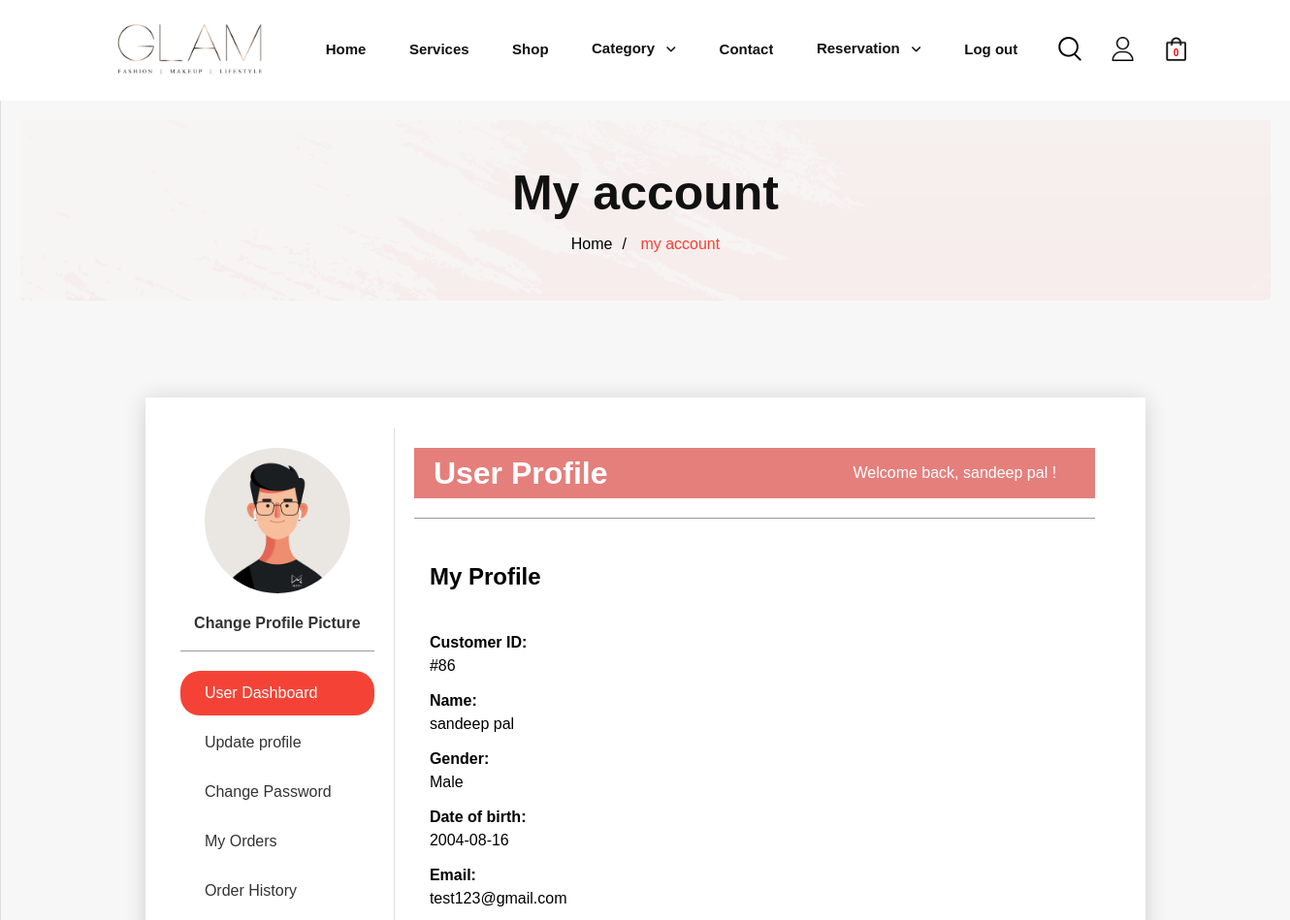
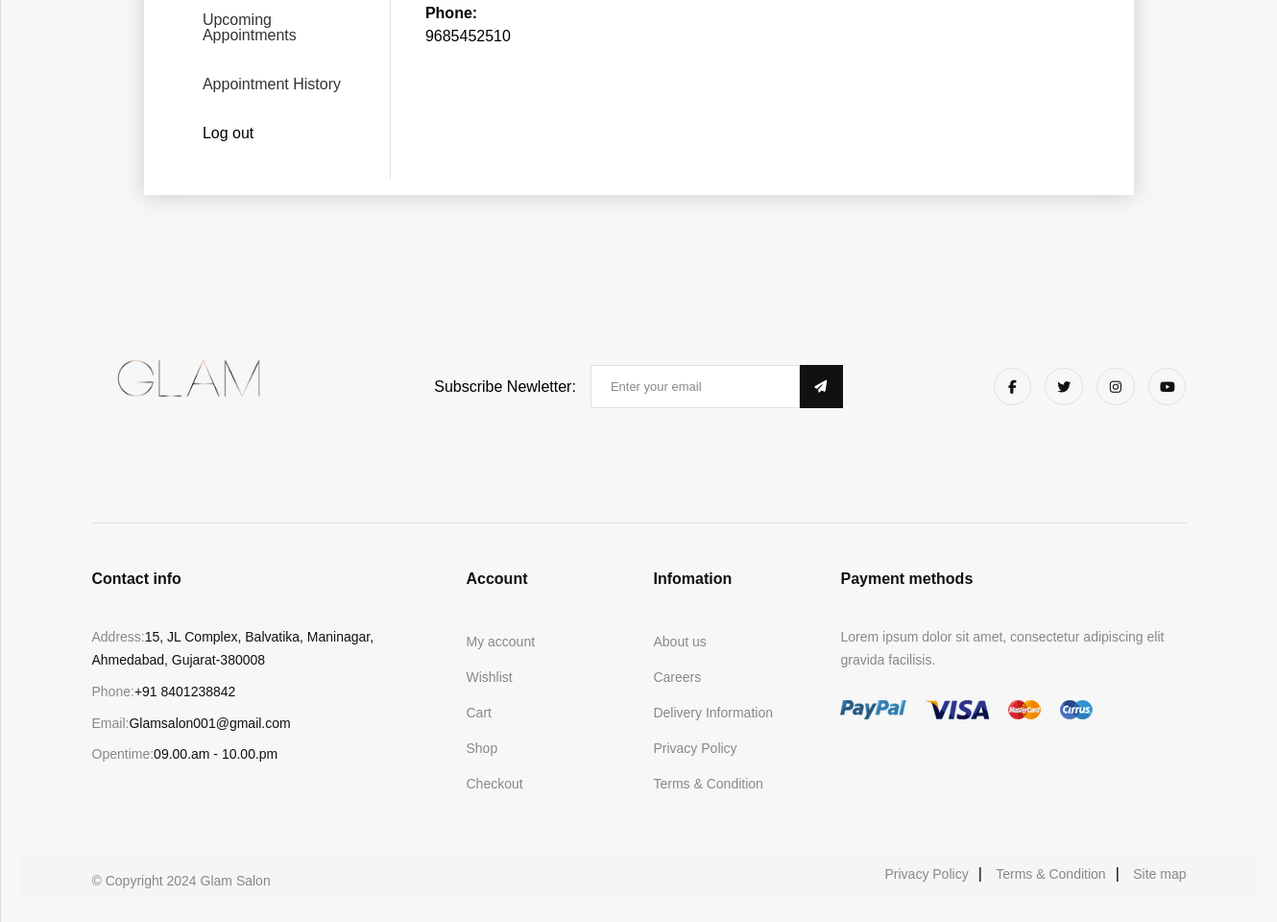
Screenshot of /user_panel/my_account.php (signed in) with the database file from the repository (2 pictures, top to bottom).
### tables this page shows
CREATE TABLE `tbl_customer` (
  `customer_id` int(11) NOT NULL,
  `first_name` varchar(20) NOT NULL,
  `last_name` varchar(20) NOT NULL,
  `gender` varchar(20) NOT NULL,
  `DOB` date NOT NULL,
  `contact` bigint(11) NOT NULL,
  `email` varchar(20) NOT NULL,
  `password` varchar(20) NOT NULL,
  `cust_img` varchar(200) NOT NULL
);

### user_panel/my_account.php (the view, shortened to what this page needs)
<?php
$connection = mysqli_connect("localhost", "root", "", "projectdb");
$cid = $_SESSION['customer_id'];
$customer_query = mysqli_query($connection, "select * from tbl_customer where customer_id=$cid ");
$customer_data = mysqli_fetch_array($customer_query);
$id = $customer_data['customer_id'];
$img = $customer_data['cust_img'];
$fname = $customer_data['first_name'];
$lname = $customer_data['last_name'];
$gender = $customer_data['gender'];
$email = $customer_data['email'];
$contact = $customer_data['contact'];
$dob = $customer_data['DOB'];
?>
<!DOCTYPE html>
<html lang="en">
<head>
    <link rel="stylesheet" href="assets/css/bootstrap.css" />
    <link rel="stylesheet" href="../../../cdnjs.cloudflare.com/ajax/libs/animate.css/4.0.0/animate.min.css" />
    <link rel="stylesheet" href="assets/css/slick.min.css" />
    <link rel="stylesheet" href="assets/css/fontawesome.css" />
    <link rel="stylesheet" href="assets/css/jquery.modal.min.css" />
    <link rel="stylesheet" href="assets/css/bootstrap-drawer.min.css" />
    <link rel="stylesheet" href="assets/css/style.css" />
    <link rel="stylesheet" href="assets/css/myaccount.css" />
    <link rel="stylesheet" href="assets/css/profile.css" />
</head>
<body>
    <?php
    include "navbar.php";
    ?>
    <div id="content">
        <div class="breadcrumb">
            <div class="container">
                <h2>My account</h2>
                <ul>
                    <li>Home</li>
                    <li style="color: #f44336;">my account</li>
                </ul>
            </div>
        </div>
        <div id="container">
            <div class="card">
                <div id="sidebar">
                    <div class="profile-info">
                        <?php
                        if (!empty($img)) {
                            echo '<img src="../admin_panel/html/' . $img . '" alt="User Profile Picture" class="profile-pic">';
                        } else {
                            echo '<img src="assets/images/customer_img/unknown.jpg" alt="User Profile Picture" class="profile-pic">';
                        }
                        ?>
                        <div>
                            <label for="profile-pic-upload">Change Profile Picture</label>
                        </div>
                    </div>
                    <div class="divider"></div>
                    <div class="sidebar-option active" onclick="showContent('user-dashboard')">
                        <p>User Dashboard</p>
                    </div>
                    <div class="sidebar-option" onclick="showContent('update-profile')">
                        <p>Update profile</p>
                    </div>
                    <div class="sidebar-option" onclick="showContent('change-password')">
                        <p>Change Password</p>
                    </div>
                    <div class="sidebar-option" onclick="showContent('my-orders')">
                        <p>My Orders</p>
                    </div>
                    <div class="sidebar-option" onclick="showContent('order-history')">
                        <p>Order History</p>
                    </div>
                    <div class="sidebar-option" onclick="showContent('upcoming-appointments')">
                        <p>Upcoming Appointments</p>
                    </div>
                    <div class="sidebar-option" onclick="showContent('appointment-history')">
                        <p>Appointment History</p>
                    </div>
                    <div class="sidebar-option" onclick="showContent('appointment-history')">
                        <p><a href="logout.php" style="color:black; text-decoration :none;">Log out</a></p>
                    </div>
                </div>
                <div id="content">
                    <div id="navbar">
                        <h1>User Profile</h1>
                        <p>Welcome back, <?php $cust_name = $_SESSION['customer_name'];
                                            echo "$cust_name"; ?> !</p>
                    </div>
                    <div class="divider"></div>
                    <div id="user-dashboard" class="content-section" style="margin-left: 1rem;">
                        <div class="customer-info">
                            <h2 style="margin-top: 3rem; margin-bottom:3rem;">My Profile </h2>
                            <div class="info-item">
                                <label for="customer-name">Customer ID:</label>
                                <p id="customer-name">#<?php echo $id; ?></p>
                            </div>
                            <div class="info-item">
                                <label for="customer-name">Name:</label>
                                <p id="customer-name"><?php echo "$fname $lname"; ?></< /p>
                            </div>
                            <div class="info-item">
                                <label for="customer-name">Gender:</label>
                                <p id="customer-name"><?php echo $gender; ?></< /p>
                            </div>
                            <div class="info-item">
                                <label for="customer-name">Date of birth:</label>
                                <p id="customer-name"><?php echo $dob; ?></< /p>
                            </div>
                            <div class="info-item">
                                <label for="customer-email">Email:</label>
                                <p id="customer-email"><?php echo $email; ?></< /p>
                            </div>
                            <div class="info-item">
                                <label for="customer-phone">Phone:</label>
                                <p id="customer-phone"><?php echo $contact; ?></< /p>
                            </div>
                        </div>
                    </div>
                </div>
            </div>
        </div>
        <?php
        include "footer.php";
        ?>
    </div>
</body>
</html>

### user_panel/assets/css/myaccount.css (style rules this page uses)
:root { --primary-color: #222222; --secondary-color: #d72323; --yellow-color: #ffc107; --text-gray-color: #4a4c59; --white-color: #ffffff; --ofwhite-color: #e6e6e6; --black-color: #000000; --light-color: #a5a5a5; --light-color2: #aaaaaa; --dark-color: #242424; --sky-color: #647589; --border-color: #e4e4e4; --border-color2: #e4e4e4; --border-color3: #dddddd; --border-dark: #383434; --bg-gray-color: #f7f8fc; --gray-color: #ebebeb; --gray-color2: #f5f5f5; --rubik: "Rubik", sans-serif; --work-sans: "Work Sans", sans-serif; --body-font-size: 1.7rem; --body-font-weight: 400; --body-line-height: 2.6rem; --headings-weight: 700; --transition: all 0.3s ease 0s; --container-fluid-offset: 16rem; }

### user_panel/assets/css/profile.css (style rules this page uses)
body { font-family: Arial, sans-serif; margin: 0; padding: 0; background-color: #f7f7f7; }
#navbar { background-color: #e47f7c; color: #fff; padding: 10px 20px; display: flex; align-items: center; }
#navbar h1 { margin: 0; flex: 1; }
#navbar p { margin: 0; margin-right: 20px; }
#container { display: flex; min-height: 100vh; justify-content: center; align-items: flex-start; }
.card { background-color: white; box-shadow: 0 2px 22px rgba(0, 0, 0, 0.16); width: 80%; margin: 0 auto; padding-left: 1rem; padding-right: 2rem; padding-bottom: 1rem; padding-top: 2rem; overflow: hidden; display: flex; }
#sidebar { width: 240px; background-color: #fff; color: #333; padding: 20px; }
#content { flex: 1; padding: 20px; border-left: 1px solid #ddd; }
.profile-info { text-align: center; margin-bottom: 20px; }
.profile-pic { width: 150px; height: 150px; border-radius: 50%; overflow: hidden; margin-bottom: 20px; }
.sidebar-option { margin-bottom: 5px; cursor: pointer; transition: background-color 0.3s ease; border-radius: 20px; padding: 15px; }
.sidebar-option p { margin: 0; padding-left: 10px; font-size: 16px; }
.active { background-color: #f44336; color: #fff; }
.divider { border-top: 1px solid #999; margin: 20px 0; }
h2 { margin-top: 0; }
.customer-info, .salon-info { margin-top: 10px; }
.info-item { margin-bottom: 20px; }
label { font-weight: bold; }
p { margin-top: 8px; }

### rows the page displays
tbl_customer: cust_img (picture), customer_id "86", first_name "sandeep", last_name "pal", gender "Male", DOB "2004-08-16", email "test123@gmail.com", contact "9685452510"

### other values shown
$cust_name "sandeep pal"
